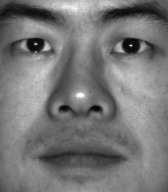
%> input picture lab1/photometric/yaleB02/yaleB02_P00A+000E+00.pgm, 168 x 192 px
$ octave --eval "splitImage('../lab1/photometric/yaleB02/yaleB02_P00A+000E+00.pgm');"   (GNU Octave 9; MATLAB toolbox functions it lacks are replaced by stand-ins)
%> lines starting %> are read from the running program, lines starting %| are printed output that depends on the picture
function splitImage(image_path)
OG_image = imread(image_path);
%> OG_image is the input picture: size 192x168 uint8; min 6, max 255, mean 119.3
[height, width, channels] = size(OG_image);
%> height = 192; width = 168; channels = 1
upperLeftChunk = OG_image(1:height / 2, 1:width/ 2, :);
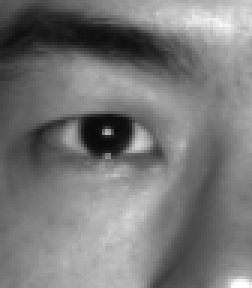
%> upperLeftChunk: size 96x84 uint8 (shown 3 times larger); min 9, max 255, mean 120.3
bottomLeftChunk = OG_image((height / 2)+1:end, 1:width / 2, :);
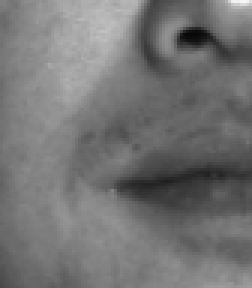
%> bottomLeftChunk: size 96x84 uint8 (shown 3 times larger); min 8, max 247, mean 116
upperRightChunk = OG_image(1:height / 2, (width / 2) + 1: end, :);
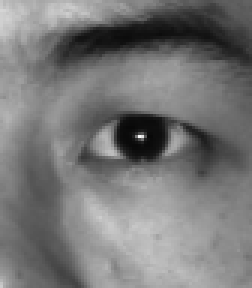
%> upperRightChunk: size 96x84 uint8 (shown 3 times larger); min 8, max 249, mean 119.2
bottomRightChunk = OG_image((height / 2)+1:end, (width / 2) + 1: end, :);
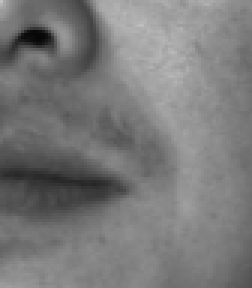
%> bottomRightChunk: size 96x84 uint8 (shown 3 times larger); min 6, max 193, mean 121.5
plotTo2x2Grid({upperLeftChunk, bottomLeftChunk, upperRightChunk, bottomRightChunk});
%> (this line was passed over: plotTo2x2Grid is not available in this run)
end

$ run again, on lab1/photometric/yaleB02/yaleB02_P00A+000E+45.pgm
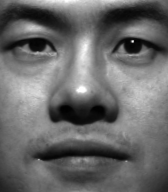
%> input picture lab1/photometric/yaleB02/yaleB02_P00A+000E+45.pgm, 168 x 192 px
%> in splitImage, OG_image is the input picture: size 192x168 uint8; min 0, max 255, mean 105.4
%> in splitImage, `upperRightChunk = OG_image(1:height / 2, (width / 2) + 1: end, :);`:
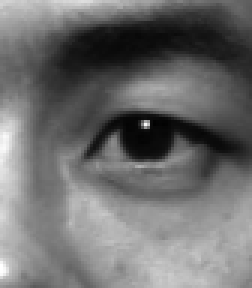
%> upperRightChunk: size 96x84 uint8 (shown 3 times larger); min 1, max 255, mean 110.1
%> in splitImage, `bottomRightChunk = OG_image((height / 2)+1:end, (width / 2) + 1: end, ..`:
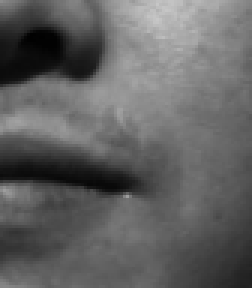
%> bottomRightChunk: size 96x84 uint8 (shown 3 times larger); min 1, max 199, mean 98

$ run again, on lab1/photometric/yaleB02/yaleB02_P00A+000E+90.pgm
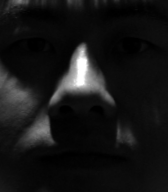
%> input picture lab1/photometric/yaleB02/yaleB02_P00A+000E+90.pgm, 168 x 192 px
%> in splitImage, OG_image is the input picture: size 192x168 uint8; min 0, max 255, mean 21.4
%> in splitImage, `upperLeftChunk = OG_image(1:height / 2, 1:width/ 2, :);`:
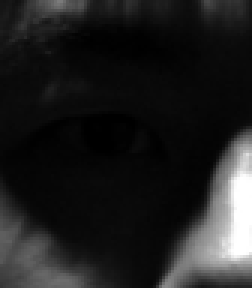
%> upperLeftChunk: size 96x84 uint8 (shown 3 times larger); min 0, max 255, mean 32
%> in splitImage, `bottomRightChunk = OG_image((height / 2)+1:end, (width / 2) + 1: end, ..`:
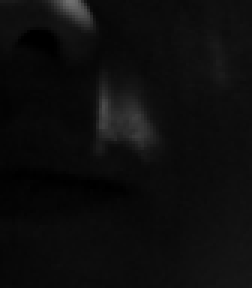
%> bottomRightChunk: size 96x84 uint8 (shown 3 times larger); min 0, max 112, mean 13
